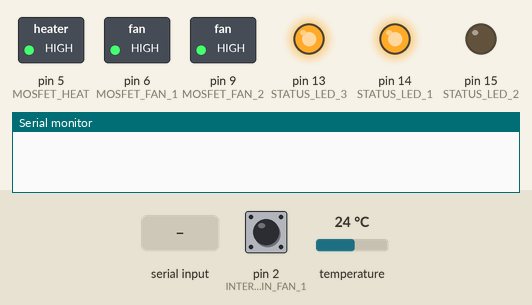
Simulated run of this sketch. Board: Arduino Uno, built with avr-gcc and run on an emulated ATmega328P. Parts: switched loads named in the sketch (green lamp = pin HIGH), output pins drawn as LEDs (lit = HIGH), the last lines printed to the serial monitor. Dashed ring = blinking. The test bench sets the inputs (shaded band); at power-on: temperature 24 °C, pin 2 (INTERRUPT_PIN_FAN_1) HIGH. EEPROM starts erased.

Above: at 1.95 s.
3.0 s: temperature set to 28.9 °C
7.3 s: temperature set to 30.3 °C
At 11.0 s:
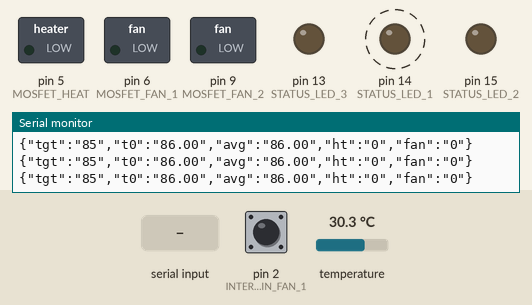
11.1 s: "tgt" received over Serial
15.4 s: temperature set to 12 °C
At 17.1 s:
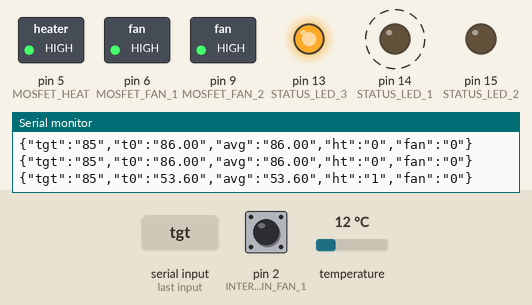
19.7 s: temperature set to 33 °C
At 20.74 s:
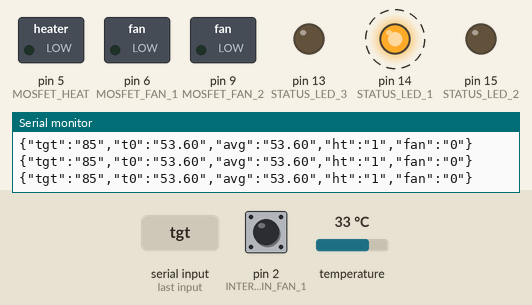
Timing chart, 0 to 25.0 s (numbered marks = the images above; inputs shaded):
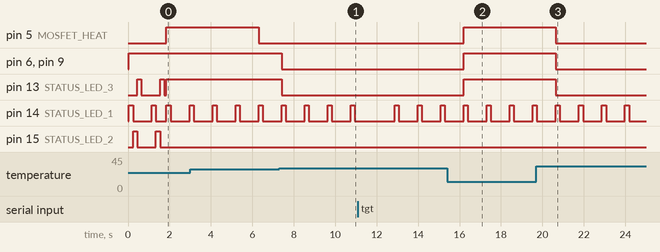

The sketch:

controller.ino
```cpp
/**
 *  Commands currently accepted by this program.
 *  {"a":"tgt","tgt":91}  # Set the temperature and write the value to eeprom to persist across power offs.
 *  {"a":"tgt_tmp","tgt":100} # Set the temperature temporarily.  Value will revert to what is stored in eeprom if powered off.
 *  Use this to mimic temperature changes during the day and night for animals, plants, etc.
 *  Compatible with revision 4.5.*
**/
#include <ArduinoJson.h>
#include <OneWire.h>
#include <DallasTemperature.h>
#include <EEPROM.h>

#define ONE_WIRE_BUS 4

#define STATUS_LED_1 14  // RED LED
#define STATUS_LED_2 15  // BLUE LED
#define STATUS_LED_3 13  // BLUE LED

#define MOSFET_HEAT 5
#define MOSFET_FAN_1 6
#define MOSFET_FAN_2 9

#define TARGET_TEMP_EEPROM_ADDRESS 0
#define TARGET_TEMP 85 // Target temperature cannot be a decimal at this time.
#define MAX_TARGET_TEMP 120 // Don't let the temperature be set above this amount.

#define READ_DELAY 200

#define INTERRUPT_PIN_FAN_1 2
#define INTERRUPT_PIN_FAN_2 3

#define DUTY_CYCLE_ON 4
#define DUTY_CYCLE_OFF 8

// Hold up to 5 temperature probes.  Add more if you need them.
byte oneWireAddresses[5][8];
// The index that we can count to.  Can't push arrays around these parts.
int  oneWireMaxIndex = 0;

boolean mosfetOn_heater = false;
int mosfetDutyCycleOnCount = 0;
int mosfetDutyCycleOffCount = 0;


boolean mosfetOn_fan = false;

boolean fanIsRunning = false;

int mosfetValue_heater = 0;
int mosfetValue_fan = 0;

int persistentTargetTemperature = TARGET_TEMP;

// Each DS18B20 has it's own one wire address.  Visit http://www.hacktronics.com/Tutorials/arduino-1-wire-address-finder.html
// Make sure you have your 4.7K resistor on data and +5V.
OneWire oneWire(ONE_WIRE_BUS);
DallasTemperature sensors(&oneWire);

volatile int fanInterruptCount = 0;

void readRpm() {
  fanInterruptCount++;
}

void blinkLED(int PIN) {
  digitalWrite(PIN, HIGH);
  delay(READ_DELAY);
  digitalWrite(PIN, LOW);
}

void readJsonAndDoAction(String inputJson) {
    StaticJsonDocument<400> doc;
    DeserializationError error = deserializeJson(doc, inputJson);
    // Test if parsing succeeds.
    if (error) {
      Serial.print(F("deserializeJson() failed: "));
      Serial.println(error.c_str());
      return;
    }

    String action = doc["a"];
    if (action.equals("tgt")) {
      int newTargetTemperature = doc["tgt"];
      setAndReadTargetTemperature(newTargetTemperature, true);
    }
    if (action.equals("tgt_tmp")) {
      int newTargetTemperature = doc["tgt"];
      if (newTargetTemperature < MAX_TARGET_TEMP) {
         persistentTargetTemperature = newTargetTemperature;
      }
    }
}

void setAndReadTargetTemperature(int temperature, boolean overwrite) {

  int storedTargetTemperature = EEPROM.read(TARGET_TEMP_EEPROM_ADDRESS);
  if (storedTargetTemperature == 255 || overwrite) { // The EEPROM hasn't been set.
    if (temperature > MAX_TARGET_TEMP) { // Don't allow the target temperature to exceed the maximum temperature.
      temperature = MAX_TARGET_TEMP;
    }
    EEPROM.write(TARGET_TEMP_EEPROM_ADDRESS, temperature);
    persistentTargetTemperature = temperature;
  } else {
    if (storedTargetTemperature < MAX_TARGET_TEMP) { //   Nothing I do needs to be above this temperature.
      persistentTargetTemperature = storedTargetTemperature;
    }
  }
}

void setup() {

  Serial.begin(9600);

  setAndReadTargetTemperature(TARGET_TEMP, false);

  int storedTargetTemperature = EEPROM.read(TARGET_TEMP_EEPROM_ADDRESS);
  if (storedTargetTemperature == 255) {// The EEPROM hasn't been set.
     EEPROM.write(TARGET_TEMP_EEPROM_ADDRESS, TARGET_TEMP);
  } else {
    if (storedTargetTemperature < 120) { //   Nothing I do needs to be above this temperature.
      persistentTargetTemperature = storedTargetTemperature;
    }
  }

  discoverOneWireDevices();
  sensors.begin();

    for( int i = 0; i < oneWireMaxIndex; i++) {
      sensors.setResolution(oneWireAddresses[i], 8);
    }

    pinMode(STATUS_LED_1, OUTPUT);
    pinMode(STATUS_LED_2, OUTPUT);
    pinMode(STATUS_LED_3, OUTPUT);

    digitalWrite(STATUS_LED_1, LOW);
    digitalWrite(STATUS_LED_2, LOW);
    digitalWrite(STATUS_LED_3, LOW);

    // The heater mosfet must be written low on startup.
    // Otherwise a power failure while it's above temperature will leave
    // heater element on and overheat the device.
    pinMode(MOSFET_HEAT, OUTPUT);
    analogWrite(MOSFET_HEAT, 0);


    // The fan mosfet should be written high on startup.
    pinMode(MOSFET_FAN_1, OUTPUT);
    analogWrite(MOSFET_FAN_1, 255);

    pinMode(MOSFET_FAN_2, OUTPUT);
    analogWrite(MOSFET_FAN_2, 255);

    pinMode(INTERRUPT_PIN_FAN_1, INPUT);
    digitalWrite(INTERRUPT_PIN_FAN_1, HIGH);

    attachInterrupt(digitalPinToInterrupt(INTERRUPT_PIN_FAN_1), readRpm, RISING);

    blinkLED(STATUS_LED_1);
    blinkLED(STATUS_LED_2);
    blinkLED(STATUS_LED_3);

    delay(500); // Let the fan spin up.
    checkFanStatus(); // Preload the fan status so that it doesn't show an error on startup.

    blinkLED(STATUS_LED_1);
    blinkLED(STATUS_LED_2);
    blinkLED(STATUS_LED_3);

}

String addToJsonString(String json, String add_json) {
  if (json.length() == 0) {
     return "{" + add_json + "}";
  } else {
    json.remove(json.length() - 1);
    return json + "," + add_json + "}";
  }
}

void checkFanStatus() {
   // Make sure the fan is running.  If it's not, turn off the heat.
  if (fanInterruptCount > 8) {
    blinkLED(STATUS_LED_2);
    fanIsRunning = true;
  } else {
    digitalWrite(STATUS_LED_2, LOW);
    fanIsRunning = false;
  }

  fanInterruptCount = 0;
}

void loop() {
  if (Serial.available() > 0) {
    // read the incoming byte:
    String incomingJson = Serial.readString();
    readJsonAndDoAction(incomingJson);
  }

  sensors.requestTemperatures();
  double combinedTemperatures = 0.0;

  String jsonStringToPrint = "";
  String persistentTargetTemperatureString = getJsonPair("tgt", persistentTargetTemperature);
  jsonStringToPrint = addToJsonString(jsonStringToPrint, persistentTargetTemperatureString);

  for(int i = 0; i < oneWireMaxIndex; i++) {
    double temperature = readTemp(oneWireAddresses[i]);
    combinedTemperatures += temperature;

    String name = "t" + String(i);
    String probeTempString = getJsonPair(name, temperature);
    jsonStringToPrint = addToJsonString(jsonStringToPrint, probeTempString);
  }

  double average = combinedTemperatures / oneWireMaxIndex;
  String probeAverageString = getJsonPair("avg", average);
  jsonStringToPrint = addToJsonString(jsonStringToPrint, probeAverageString);

//  if (fanIsRunning) {

    if (average > persistentTargetTemperature) {

      if (mosfetOn_heater) {
        rampDownMosfet(MOSFET_HEAT);
        rampDownMosfet(MOSFET_FAN_1, 0);
        rampDownMosfet(MOSFET_FAN_2, 0);
        digitalWrite(STATUS_LED_3, LOW);
        mosfetOn_heater = false;
        mosfetDutyCycleOnCount = 0;
        mosfetDutyCycleOnCount = 0;
      }

    } else if (average <= persistentTargetTemperature) {
      if (!mosfetOn_heater) {
        rampUpMosfet(MOSFET_FAN_1);
        rampUpMosfet(MOSFET_FAN_2);
        rampUpMosfet(MOSFET_HEAT);
        digitalWrite(STATUS_LED_3, HIGH);
        mosfetOn_heater = true;
      }
      if (mosfetOn_heater) {

          if (mosfetDutyCycleOnCount < DUTY_CYCLE_ON) {
              mosfetDutyCycleOnCount += 1;
          } else {
              rampDownMosfet(MOSFET_HEAT);
          }

         if (mosfetDutyCycleOnCount >= DUTY_CYCLE_ON) {
          if (mosfetDutyCycleOffCount < DUTY_CYCLE_OFF) {
             mosfetDutyCycleOffCount += 1;
          } else {
             rampUpMosfet(MOSFET_HEAT);
             mosfetDutyCycleOnCount = 0;
             mosfetDutyCycleOffCount = 0;
          }
         }
      }
    }
//  } else {
//    //Serial.println("Status: Fan is not running. Forcing heat off.");
//    String errorPair = getJsonPair("err","fan");
//    jsonStringToPrint = addToJsonString(jsonStringToPrint, errorPair);
//    analogWrite(MOSFET_HEAT, 0);
//    mosfetOn_heater = false;
//    blinkLED(STATUS_LED_3);
//    blinkLED(STATUS_LED_3);
//    blinkLED(STATUS_LED_3);
//  }

  String mosfetStatusPair = getJsonPair("ht", mosfetOn_heater ? 1 : 0 );
  jsonStringToPrint = addToJsonString(jsonStringToPrint, mosfetStatusPair);

  String fanPair = getJsonPair("fan", fanInterruptCount);
  jsonStringToPrint = addToJsonString(jsonStringToPrint, fanPair);

  checkFanStatus();

  // Indicate a loop with a blink.
  blinkLED(STATUS_LED_1);

  Serial.println(jsonStringToPrint);

  delay(800);
}

void rampUpMosfet(int MOSFET_PIN) {
//  for (int i = 0; i <= 255; i += 5) {
//    analogWrite(MOSFET_PIN, i);
//    delay(10);
//  }
  analogWrite(MOSFET_PIN, 255);
}

void rampDownMosfet(int MOSFET_PIN) {
//  for (int i = 255; i >= 0; i -= 5) {
//    analogWrite(MOSFET_PIN, i);
//    delay(10);
//  }
  analogWrite(MOSFET_PIN, 0);
}

void rampDownMosfet(int MOSFET_PIN, int value) {
//  for (int i = 255; i >= 0; i -= 5) {
//    analogWrite(MOSFET_PIN, i);
//    delay(10);
//  }
  analogWrite(MOSFET_PIN, value);
}

void discoverOneWireDevices(void) {
  byte i;
  byte addr[8];

  while(oneWire.search(addr)) {

    for( i = 0; i < 8; i++) {
      oneWireAddresses[oneWireMaxIndex][i] = addr[i];
    }

    oneWireMaxIndex++;

    if ( OneWire::crc8( addr, 7) != addr[7]) {
      // CRC is not valid.
      return;
    }
  }

  oneWire.reset_search();

  return;
}

String doubleToString(double input,int decimalPlaces) {
  if(decimalPlaces!=0) {
    String string = String((int)(input*pow(10,decimalPlaces)));

    if(abs(input)<1) {
      if(input>0) {
       string = "0"+string;
      } else if(input<0) {
       string = string.substring(0,1)+"0"+string.substring(1);
      }
    }
    return string.substring(0,string.length()-decimalPlaces)+"."+string.substring(string.length()-decimalPlaces);
  } else {
    return String((int)input);
  }
}

String getJsonPair(String name, String value) {
  String json = "\"" + name + "\":\"";
  json.concat(value);
  json.concat("\"");
  return json;
}


String getJsonPair(String name, float value) {
  String json = "\"" + name + "\":\"";
  json.concat(value);
  json.concat("\"");
  return json;
}

String getJsonPair(String name, double value) {
  String json = "\"" + name + "\":\"";
  json.concat(value);
  json.concat("\"");
  return json;
}

String getJsonPair(String name, int value) {
  String json = "\"" + name + "\":\"";
  json.concat(value);
  json.concat("\"");
  return json;
}


float readTemp(DeviceAddress deviceAddress) {
  float tempC = (float)sensors.getTempF(deviceAddress);
  if (tempC == -127.00) {
    //Serial.print("Error getting temperature");
  }
  return tempC;
}
```

Measured:
- the behaviour switches between 29.4 and 29.5 °C on temperature (found by bisection; images 0 and 1)
- after the input at 7.3 s, pin 6 (MOSFET_FAN_1), pin 9 (MOSFET_FAN_2), pin 13 (STATUS_LED_3): HIGH → LOW after 0.12 s
- after the input at 15.4 s, pin 5 (MOSFET_HEAT), pin 6 (MOSFET_FAN_1), pin 9 (MOSFET_FAN_2), pin 13 (STATUS_LED_3): LOW → HIGH after 0.80 s
- after the input at 19.7 s, pin 6 (MOSFET_FAN_1), pin 9 (MOSFET_FAN_2), pin 13 (STATUS_LED_3): HIGH → LOW after 0.95 s
- by itself, pin 14 (STATUS_LED_1): alternates HIGH for 0.20 s and LOW for 0.91 s
